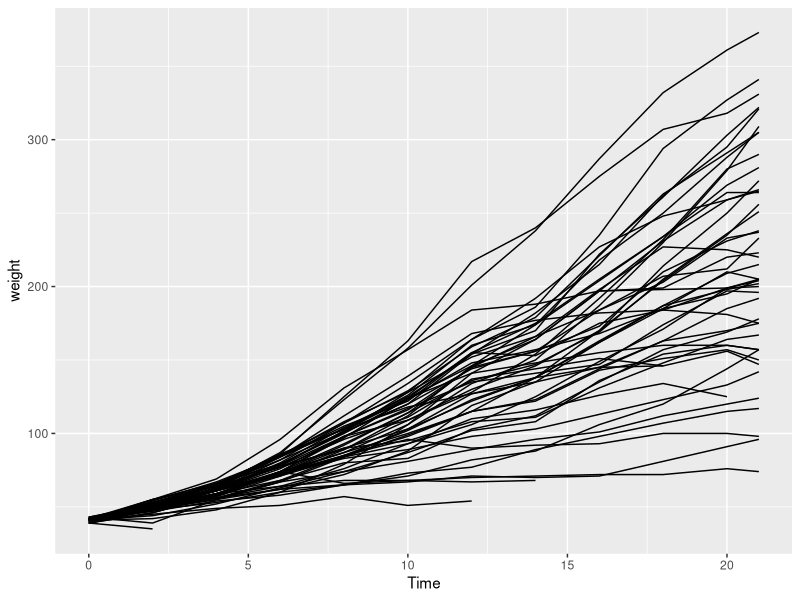
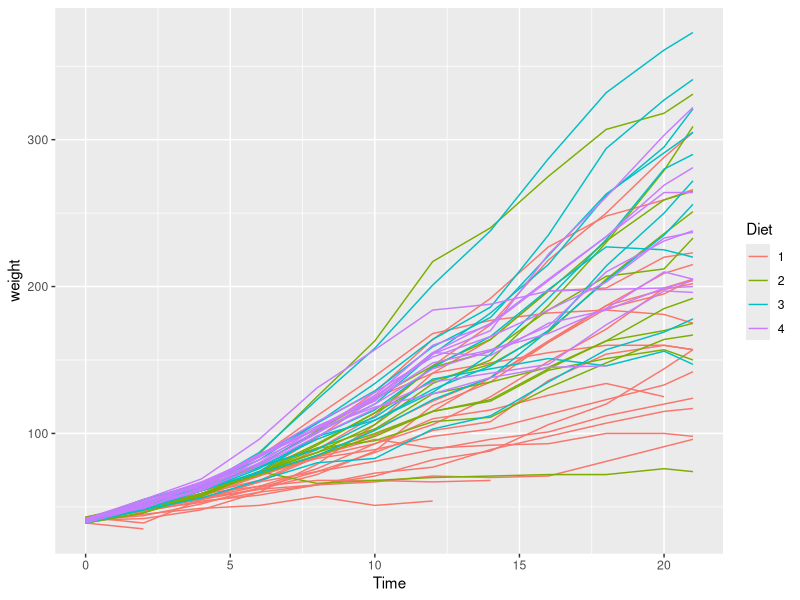
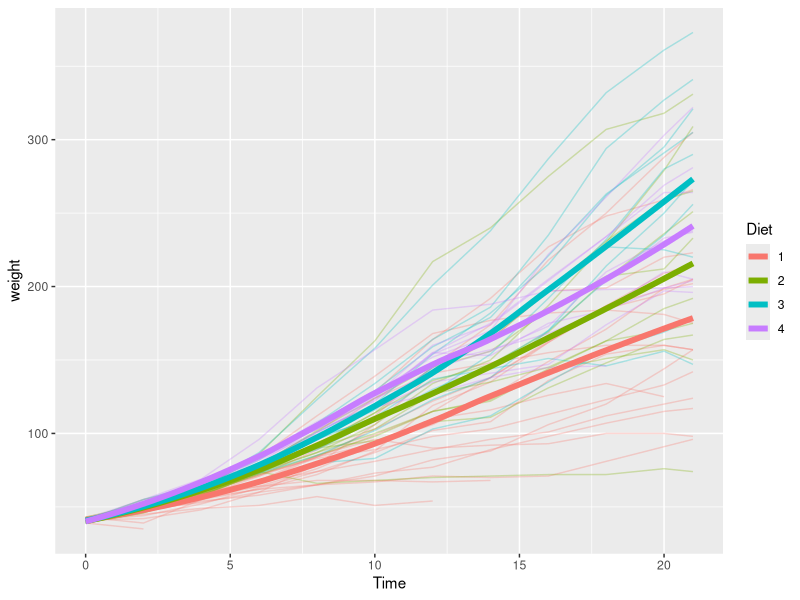

These charts were generated, in order, by the following R code:
library(ggplot2)
library(datasets)


#Have a look at the head() of the ChickWeight dataset, which has been loaded into your workspace. Looks like the data is pretty tidy!
#  First, make a plot which simply plots a line for each chick. Use ggplot() and map Time to x and weight to y within the aes() function. Add geom_line() at the end to draw the lines. To draw one line per chick, add group = Chick to the aes() of geom_line().
#Oops, that looks pretty chaotic and you can't really conclude anything from it. Let's try again. Copy the previous command but add a mapping within the aesthetics layer in ggplot(): map Diet onto color.
#There's some more information here, although it would be better to have some summary statistics as well. Let's think this over. Copy the previous command and add geom_smooth() with attributes lwd set to 2 and se set to False. Set alpha of geom_line() to 0.3.


# ChickWeight is available in your workspace

# Check out the head of ChickWeight
head(ChickWeight)

# Use ggplot() for the second instruction
ggplot(ChickWeight, aes( x = Time, y = weight) ) +
  geom_line(aes( group = Chick) )


# Use ggplot() for the third instruction
ggplot(ChickWeight, aes( x = Time, y = weight, color = Diet) ) +
  geom_line(aes( group = Chick) )


# Use ggplot() for the last instruction
ggplot(ChickWeight, aes( x = Time, y = weight, color = Diet) ) +
  geom_line(aes( group = Chick), alpha = 0.3 ) + 
  geom_smooth( lwd = 2, se = FALSE)


